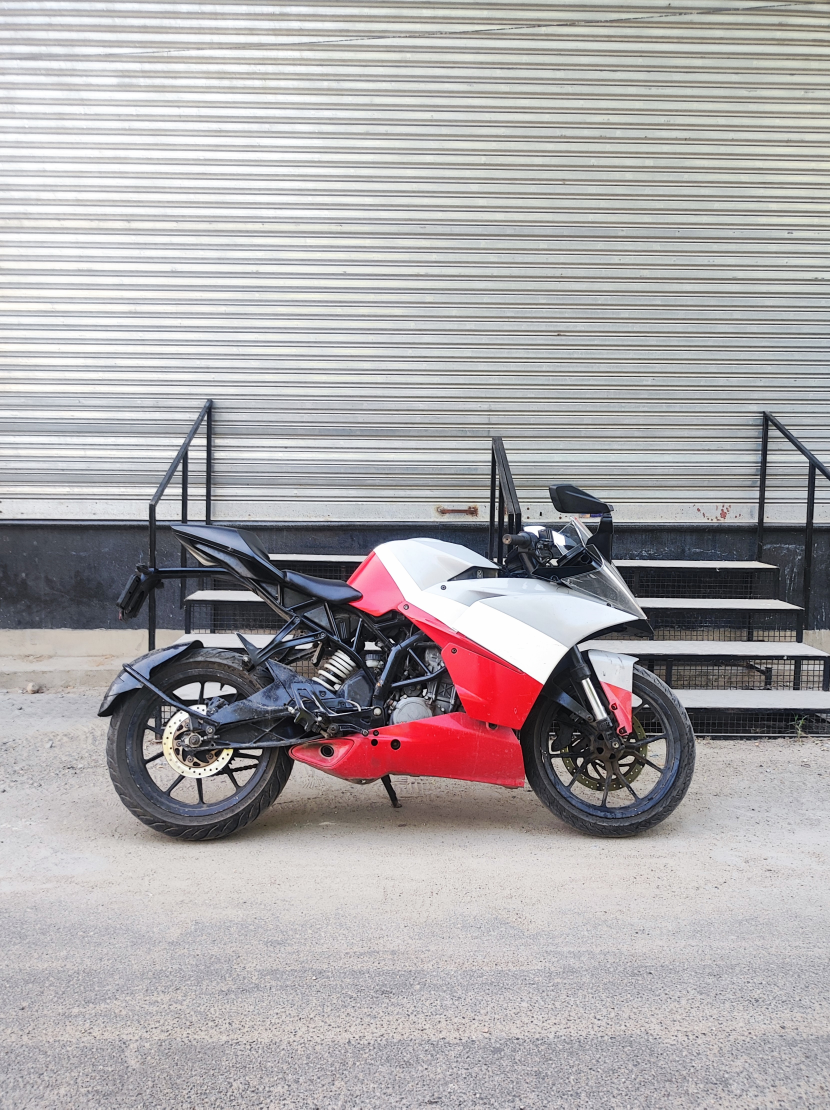
#> input picture Lab-4/Input_image.jpg, 3320 x 4437 px (shown at 1/4 size)
$ jupyter execute 2347215_P4.ipynb
#> lines starting #> are read from the running program, lines starting #| are printed output that depends on the picture
  **OpenCV library**

[cell 1]
import cv2
import numpy as np
import matplotlib.pyplot as plt

**1. Image Opening and Display**

[cell 2]
input_image = cv2.imread("Input_image.jpg")
#> input_image is the input picture: shape (4437, 3320, 3); mean B, G, R 169.6, 167.5, 171.6
plt.subplot(2, 3, 1), plt.imshow(cv2.cvtColor(input_image, cv2.COLOR_BGR2RGB)), plt.title("Original Image")
plt.axis('off')

**2. Resize to 400*400**

[cell 3]
resized_image = cv2.resize(input_image, (400, 400))
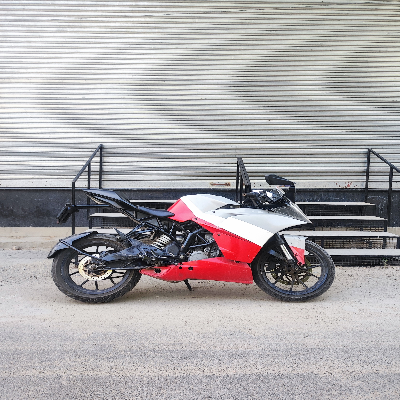
#> resized_image: shape (400, 400, 3); mean B, G, R 169.3, 167.2, 171.3
plt.subplot(2, 3, 2), plt.imshow(cv2.cvtColor(resized_image, cv2.COLOR_BGR2RGB)), plt.title("Resized Image")
plt.axis('off')

**3. Grayscale Conversion**

[cell 4]
gray_scale = cv2.cvtColor(resized_image, cv2.COLOR_BGR2GRAY)
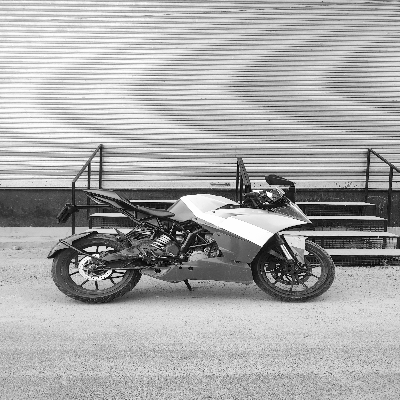
#> gray_scale: shape (400, 400); min 0, max 255, mean 168.7
plt.subplot(2, 3, 3), plt.imshow(gray_scale, cmap='gray'), plt.title("Grayscale Image")
plt.axis('off')

**4. Crop and Display Grayscale**

[cell 5]
roi = gray_scale[100:300, 100:300]
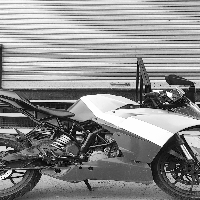
#> roi: shape (200, 200); min 0, max 255, mean 140
plt.subplot(2, 3, 4), plt.imshow(roi, cmap='gray'), plt.title("Cropped Image")
plt.axis('off')

**5. Image Rotation**

[cell 6]
rotation_matrix = cv2.getRotationMatrix2D((100, 100), 45, 1)
rotated_image = cv2.warpAffine(roi, rotation_matrix, (200, 200))
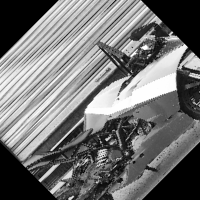
#> rotated_image: shape (200, 200); min 0, max 255, mean 115.7
plt.subplot(2, 3, 5), plt.imshow(rotated_image, cmap='gray'), plt.title("Rotated Image")
plt.axis('off')

**6. Applying Filters**

[cell 7]
gauss_blur = cv2.GaussianBlur(rotated_image, (5, 5), 0)
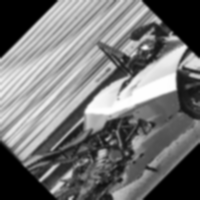
#> gauss_blur: shape (200, 200); min 0, max 254, mean 115.7
plt.subplot(2, 3, 6), plt.imshow(gauss_blur, cmap='gray'), plt.title("Blurred Image")
plt.axis('off')

**7. Saving the Result**

[cell 8]
# Create subplots to display all images
fig, axs = plt.subplots(2, 3, figsize=(16, 8))

# Plot each image in a subplot
axs[0, 0].imshow(cv2.cvtColor(input_image, cv2.COLOR_BGR2RGB))
axs[0, 0].set_title("Original Image")
axs[0, 0].axis('off')


axs[0, 1].imshow(cv2.cvtColor(resized_image, cv2.COLOR_BGR2RGB))
axs[0, 1].set_title("Resized Image")
axs[0, 1].axis('off')


axs[0, 2].imshow(gray_scale, cmap='gray')
axs[0, 2].set_title("Grayscale Image")
axs[0, 2].axis('off')

axs[1, 0].imshow(roi, cmap='gray')
axs[1, 0].set_title("ROI Image")
axs[1, 0].axis('off')


axs[1, 1].imshow(rotated_image, cmap='gray')
axs[1, 1].set_title("Rotated Image")
axs[1, 1].axis('off')


axs[1, 2].imshow(gauss_blur, cmap='gray')
axs[1, 2].set_title("Blurred Image")
axs[1, 2].axis('off')

plt.tight_layout()
plt.savefig("Output_image.jpg")
plt.show()
